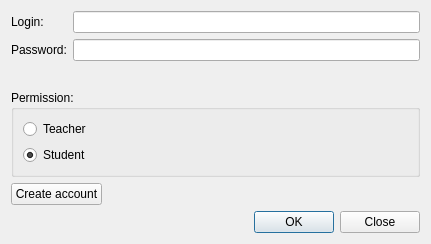
<?xml version="1.0" encoding="UTF-8"?>
<ui version="4.0">
 <class>LoginForm</class>
 <widget class="QWidget" name="LoginForm">
  <property name="geometry">
   <rect>
    <x>0</x>
    <y>0</y>
    <width>431</width>
    <height>244</height>
   </rect>
  </property>
  <property name="windowTitle">
   <string>Form</string>
  </property>
  <layout class="QVBoxLayout" name="verticalLayout_2">
   <item>
    <layout class="QFormLayout" name="formLayout">
     <item row="0" column="0">
      <widget class="QLabel" name="label">
       <property name="text">
        <string>Login:</string>
       </property>
      </widget>
     </item>
     <item row="0" column="1">
      <widget class="QLineEdit" name="lineEdit_login"/>
     </item>
     <item row="1" column="0">
      <widget class="QLabel" name="label_2">
       <property name="text">
        <string>Password:</string>
       </property>
      </widget>
     </item>
     <item row="1" column="1">
      <widget class="QLineEdit" name="lineEdit_password"/>
     </item>
    </layout>
   </item>
   <item>
    <widget class="QGroupBox" name="groupBox">
     <property name="title">
      <string>Permission:</string>
     </property>
     <layout class="QVBoxLayout" name="verticalLayout">
      <item>
       <widget class="QRadioButton" name="radioButton_teacher">
        <property name="text">
         <string>Teacher</string>
        </property>
       </widget>
      </item>
      <item>
       <widget class="QRadioButton" name="radioButton_student">
        <property name="text">
         <string>Student</string>
        </property>
        <property name="checked">
         <bool>true</bool>
        </property>
       </widget>
      </item>
     </layout>
    </widget>
   </item>
   <item>
    <layout class="QHBoxLayout" name="horizontalLayout_2">
     <item>
      <widget class="QPushButton" name="pushButton_create">
       <property name="text">
        <string>Create account</string>
       </property>
      </widget>
     </item>
     <item>
      <spacer name="horizontalSpacer_2">
       <property name="orientation">
        <enum>Qt::Horizontal</enum>
       </property>
       <property name="sizeHint" stdset="0">
        <size>
         <width>40</width>
         <height>20</height>
        </size>
       </property>
      </spacer>
     </item>
    </layout>
   </item>
   <item>
    <layout class="QHBoxLayout" name="horizontalLayout">
     <item>
      <spacer name="horizontalSpacer">
       <property name="orientation">
        <enum>Qt::Horizontal</enum>
       </property>
       <property name="sizeHint" stdset="0">
        <size>
         <width>40</width>
         <height>20</height>
        </size>
       </property>
      </spacer>
     </item>
     <item>
      <widget class="QDialogButtonBox" name="buttonBox">
       <property name="standardButtons">
        <set>QDialogButtonBox::Close|QDialogButtonBox::Ok</set>
       </property>
      </widget>
     </item>
    </layout>
   </item>
  </layout>
 </widget>
 <resources/>
 <connections/>
</ui>
